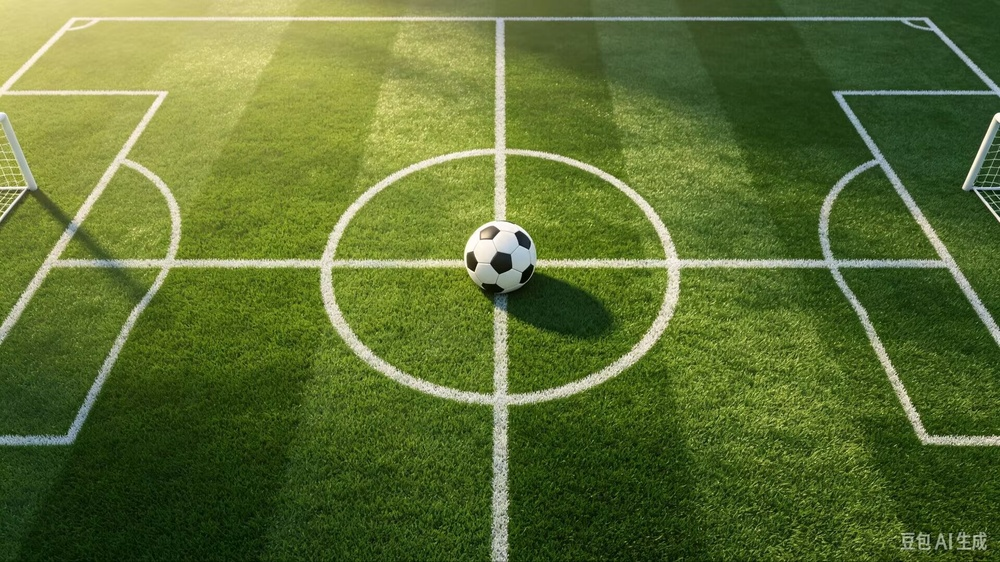
#> input picture 算法组/Week2/W2-粟茂林_视觉算法/src/target_detector/data/football_1.jpg, 1000 x 562 px, shrunk from 1920 x 1079 before the run
$ python -i detection.py   (imports and definitions only)
#> lines starting #> are read from the running program, lines starting #| are printed output that depends on the picture; after the words box and inside, x2 and y2 are one past the last pixel; in counts of white or black regions, pixels touching at a corner belong together
#> further down, picture is the input picture: shape (562, 1000, 3); mean B, G, R 50.6, 110.6, 91.9
"""颜色目标检测的核心逻辑。

这个模块只做「图 → 目标位置」这一件事，不依赖 ROS。
好处：任务 1/2 的脚本和任务 3 的 ROS 节点可以共用同一份算法，
保证「发布出去的数据」和「截图里画出来的框」是同一套逻辑算出来的。

坐标约定（重要）：
    图像左上角是原点 (0, 0)
    u 向右增大（列号，等价于 x）
    v 向下增大（行号，等价于 y）
    单位是像素，不是米，也不是机器人坐标。
"""

from dataclasses import dataclass, field
from typing import Optional, Tuple

import cv2
import numpy as np

# ---- 默认参数：绿色目标（HSV 在 OpenCV 里的取值范围见下方说明）----
# H: 0~179（OpenCV 把 0~360 度压缩成一半，所以绿色 60° 对应 30）
# S: 0~255（饱和度，越大颜色越纯）
# V: 0~255（明度，越大越亮）
DEFAULT_LOWER = (35, 80, 60)
DEFAULT_UPPER = (85, 255, 255)
DEFAULT_MIN_AREA = 500


@dataclass
class Detection:
    """一次检测的全部结果，字段名和 TargetPosition.msg 对齐。"""

    detected: bool = False          # 本帧是否找到目标
    u: float = 0.0                  # 目标中心横坐标（像素）
    v: float = 0.0                  # 目标中心纵坐标（像素）
    area: float = 0.0               # 选中轮廓的面积（像素²）
    contour: Optional[np.ndarray] = None            # 目标外轮廓（画图用）
    bbox: Tuple[int, int, int, int] = (0, 0, 0, 0)  # 外接矩形 x, y, w, h
    mask: Optional[np.ndarray] = None               # 二值掩膜（排查用）
    n_candidates: int = 0           # 通过面积筛选的候选数量（分析用）

    def __str__(self) -> str:
        if not self.detected:
            return "未检测到目标"
        return (f"u={self.u:.1f}, v={self.v:.1f}, "
                f"area={self.area:.0f}, 候选={self.n_candidates}")


def build_mask(bgr: np.ndarray,
               lower=DEFAULT_LOWER,
               upper=DEFAULT_UPPER,
               morph: str = "open",
               ksize: int = 5) -> np.ndarray:
    """BGR 图 → HSV → 阈值 → 形态学 → 二值掩膜。

    morph 取值:
        "none"        不做形态学
        "open"        开运算（先腐蚀后膨胀）：去掉小噪点
        "close"       闭运算（先膨胀后腐蚀）：补上目标内部的洞
        "open+close"  先开后闭
    """
#> called with lower = (35, 80, 60), upper = (85, 255, 255), morph = 'open', ksize = 5
    hsv = cv2.cvtColor(bgr, cv2.COLOR_BGR2HSV)
#> hsv: shape (562, 1000, 3); mean H, S, V 41.6, 155.7, 111
    mask = cv2.inRange(hsv,
                       np.array(lower, dtype=np.uint8),
                       np.array(upper, dtype=np.uint8))
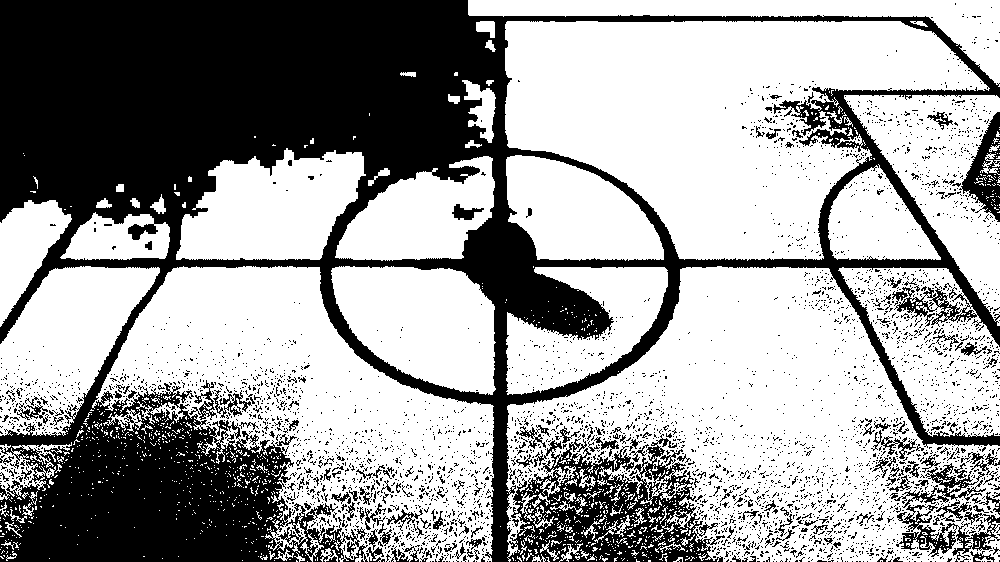
#> mask: shape (562, 1000); 62.2% white; 4104 black regions (3924 under 20 px), largest, box (x1, y1, x2, y2) and area: (0, 0, 1000, 562) 187222, (959, 112, 1000, 222) 1915, (896, 504, 1000, 562) 1822

    if morph not in ("none", "", None) and ksize > 0:
        kernel = np.ones((ksize, ksize), np.uint8)
        if "open" in morph:
            mask = cv2.morphologyEx(mask, cv2.MORPH_OPEN, kernel)
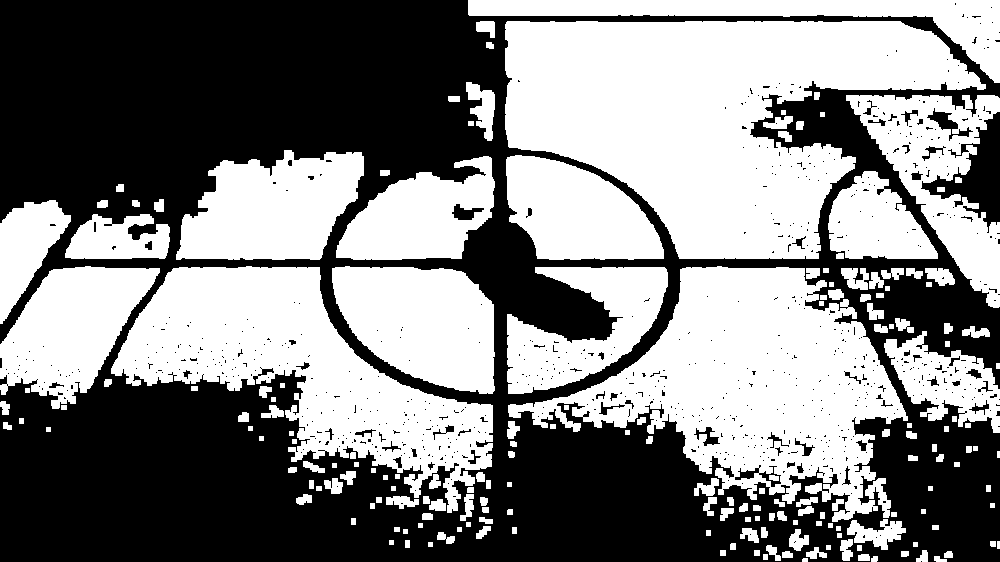
#> mask: shape (562, 1000); 50.9% white; 728 black regions (672 under 20 px)
        if "close" in morph:
            mask = cv2.morphologyEx(mask, cv2.MORPH_CLOSE, kernel)
    return mask


def find_contours(mask: np.ndarray, min_area: float = DEFAULT_MIN_AREA):
    """返回按面积从大到小排序的 [(area, contour), ...]。"""
#> called with min_area = 500
    # RETR_EXTERNAL 只取最外层轮廓，避免目标内部纹理被当成多个目标
    contours, _ = cv2.findContours(mask, cv2.RETR_EXTERNAL,
                                   cv2.CHAIN_APPROX_SIMPLE)
#> contours = 190 contours, 45 with area under 20; largest, box (x1, y1, x2, y2) and area: (505, 21, 986, 259) 66726, (508, 266, 908, 522) 46728, (111, 266, 493, 513) 37866, (332, 266, 495, 394) 15212, (176, 150, 364, 260) 14602
    candidates = []
    for c in contours:
        a = cv2.contourArea(c)
        if a >= min_area:              # 面积阈值：过滤噪声
            candidates.append((a, c))
#> this loop made 190 passes
#> a on passes 1 to 3: 14.5, 38, 26
#> after the loop, candidates = 17 items
    candidates.sort(key=lambda item: item[0], reverse=True)
    return candidates


def detect(bgr: np.ndarray,
           lower=DEFAULT_LOWER,
           upper=DEFAULT_UPPER,
           min_area: float = DEFAULT_MIN_AREA,
           morph: str = "open",
           ksize: int = 5) -> Detection:
    """完整检测流程，返回 Detection。

    选择规则：通过面积阈值后，取**面积最大**的那个轮廓。
    """
    mask = build_mask(bgr, lower, upper, morph, ksize)
    candidates = find_contours(mask, min_area)
#> candidates = 17 items

    if not candidates:
        # 关键：没找到时必须给出明确的失败结果，不能返回未初始化的坐标
        return Detection(detected=False, mask=mask, n_candidates=0)

    area, best = candidates[0]
#> area = 66726.5; best = contour of 556 points, box (x1, y1, x2, y2) (505, 21, 986, 259), area 66726

    # 用轮廓矩算质心：m00 是面积，m10/m00 是 x 均值，m01/m00 是 y 均值
    m = cv2.moments(best)
#> m = moments, m00 66726.5, centre m10/m00, m01/m00 = (708.1, 114.6)
    if m["m00"] > 0:
        u = m["m10"] / m["m00"]
#> u = 708.1
        v = m["m01"] / m["m00"]
#> v = 114.6
    else:
        # 极端情况（面积算出来是 0）退化成外接矩形中心
        x, y, w, h = cv2.boundingRect(best)
        u, v = x + w / 2.0, y + h / 2.0

    x, y, w, h = cv2.boundingRect(best)
#> x = 505; y = 21; w = 481; h = 238
    return Detection(detected=True, u=float(u), v=float(v), area=float(area),
                     contour=best, bbox=(x, y, w, h), mask=mask,
                     n_candidates=len(candidates))


def draw_result(bgr: np.ndarray, det: Detection,
                title: str = "") -> np.ndarray:
    """把轮廓、外接矩形、中心点、坐标文字画回原图（任务 2 的要求）。

    注意：cv2.putText 只能画 ASCII，中文会变成问号，
    所以图上的文字一律用英文，中文放到终端输出里。
    """
    img = bgr.copy()

    if det.detected:
        cv2.drawContours(img, [det.contour], -1, (0, 255, 0), 2)

        x, y, w, h = det.bbox
        cv2.rectangle(img, (x, y), (x + w, y + h), (0, 255, 255), 1)

        cu, cv_ = int(round(det.u)), int(round(det.v))
        cv2.drawMarker(img, (cu, cv_), (0, 0, 255), cv2.MARKER_CROSS, 24, 2)
        cv2.circle(img, (cu, cv_), 4, (255, 0, 0), -1)

        text = f"u={cu}, v={cv_}, area={int(det.area)}"
        ty = max(24, y - 10)
        cv2.putText(img, text, (x, ty), cv2.FONT_HERSHEY_SIMPLEX,
                    0.65, (255, 255, 255), 3, cv2.LINE_AA)
        cv2.putText(img, text, (x, ty), cv2.FONT_HERSHEY_SIMPLEX,
                    0.65, (0, 0, 0), 1, cv2.LINE_AA)
    else:
        cv2.putText(img, "NO TARGET DETECTED", (18, 40),
                    cv2.FONT_HERSHEY_SIMPLEX, 0.9, (0, 0, 255), 2, cv2.LINE_AA)

    if title:
        cv2.putText(img, title, (10, img.shape[0] - 12),
                    cv2.FONT_HERSHEY_SIMPLEX, 0.55, (255, 255, 0), 1, cv2.LINE_AA)
    return img

>>> import cv2
>>> picture = cv2.imread('../../../../W2-粟茂林_视觉算法/src/target_detector/data/football_1.jpg')
>>> result = detect(picture)
